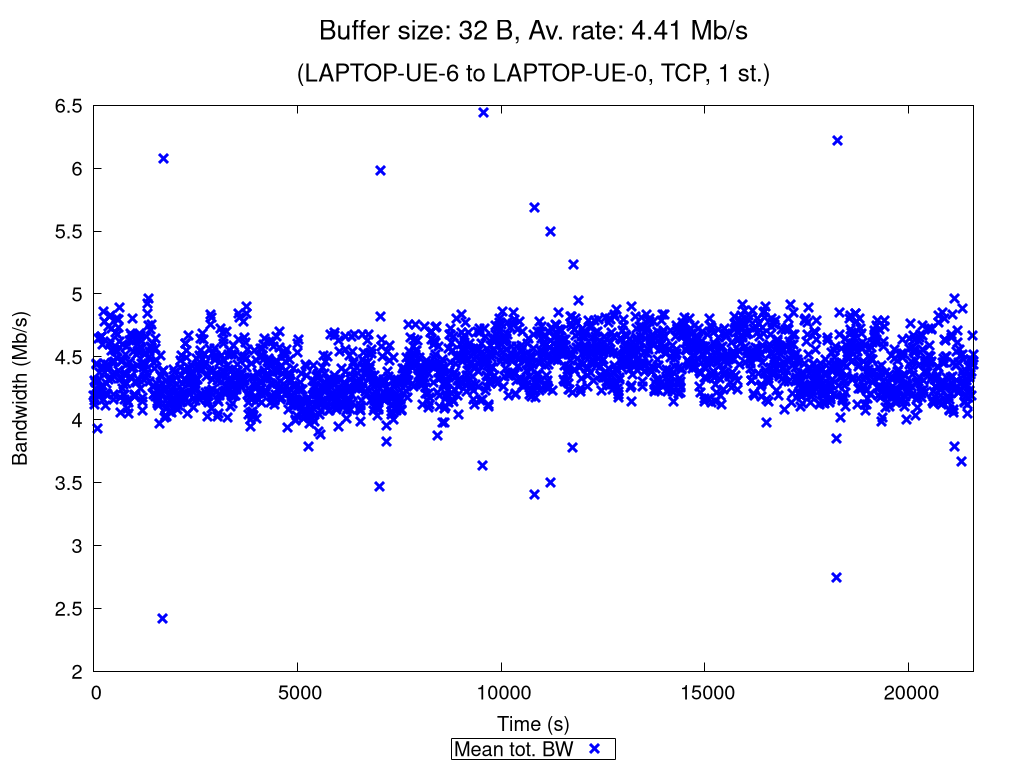

The gnuplot source for this figure:
set terminal pngcairo nocrop enhanced size 1024,768 font "Verdana,15"
set output "TCP_1_st_2020_11_13_08-47-29_two2one_00032B.png"

set title "{/=20 Buffer size: 32 B, Av. rate: 4.41 Mb/s}\n\n{/=18 (LAPTOP-UE-6 to LAPTOP-UE-0, TCP, 1 st.)}"

set xlabel "Time (s)"
set ylabel "Bandwidth (Mb/s)"
set ytics nomirror
set key bmargin center horizontal box samplen 1 width -1
set bmargin 4.6
set rmargin 4.5

rf = 1000000.0  # rate factor
set style fill transparent solid 0.2 noborder
set autoscale xfix
plot "TCP_1_st_2020_11_13_08-47-29_two2one_00032B_iperf_processed.dat" using 1:($2/rf-$3/rf):($2/rf+$3/rf) with filledcurves lc rgb "blue" notitle, \
     "" using 1:($2/rf) with points pt 2 ps 1.5 lw 3 lc rgb "blue" title "Mean tot. BW", \
